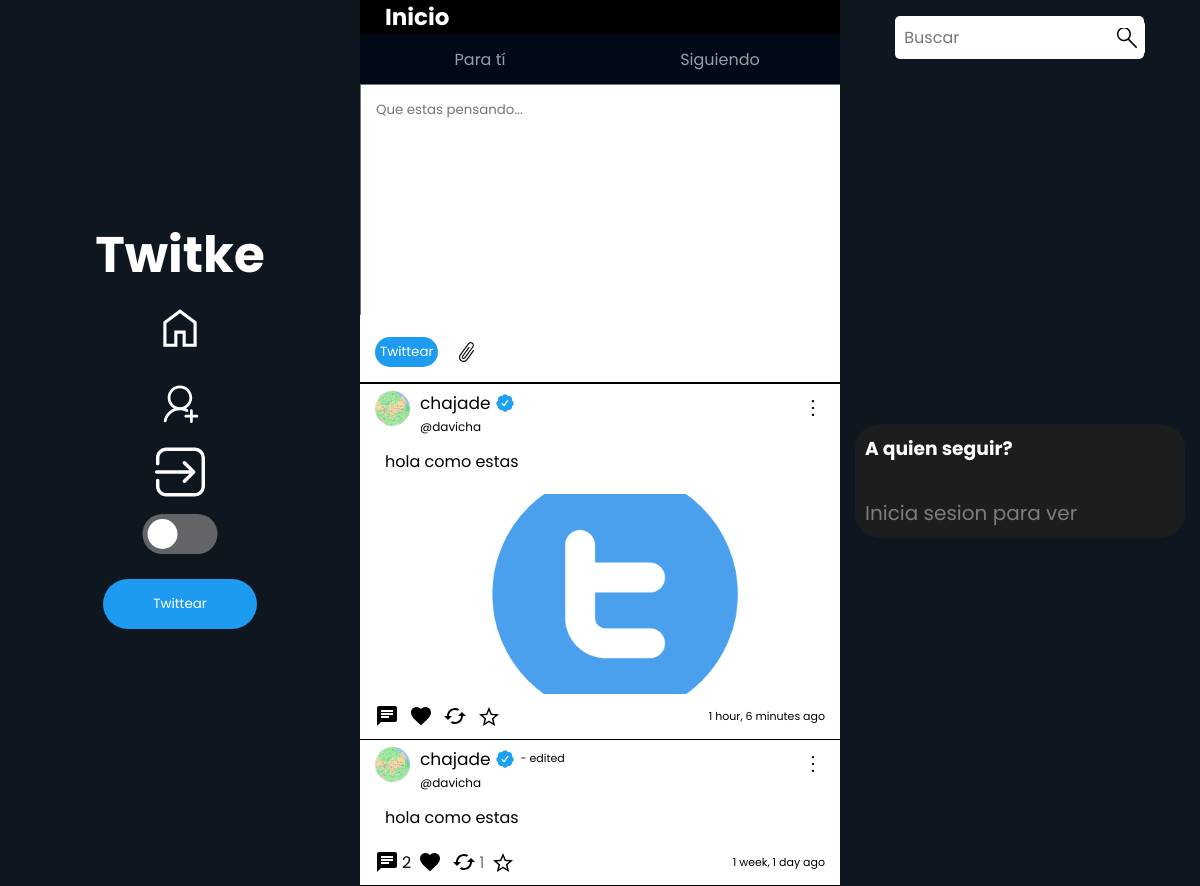
The page / on the database its author committed.
### tweet_profiles/models.py (models this page shows)
class Tweet_profile(models.Model):
    tweet = models.ForeignKey(Tweet, null=True, on_delete=models.CASCADE)
    profile = models.ForeignKey(Profiles, null=True, on_delete=models.CASCADE)
    retwitted_by = models.ManyToManyField(Profiles, related_name="retweet_users")
    likes_users = models.ManyToManyField(Profiles, related_name="likes_tweets")
    haveMultimedia = models.BooleanField(default=False)
    parent_tweet = models.ForeignKey('self', null=True, on_delete=models.CASCADE)

### profiles/models.py (models this page shows, shortened)
class Profiles(models.Model):
    user = models.ForeignKey(User, null=True, on_delete=models.CASCADE )
    atName = models.CharField(max_length=30, null=True, default="")
    keeps = models.ManyToManyField(Tweet, related_name='kept_by_profiles', blank=True)
    retweets = models.ManyToManyField(Tweet, related_name='retweets_by_profiles', blank=True)
    biography = models.TextField(max_length=250,  null=True, default="", blank=True)
    profileImage = models.ImageField(null=True, blank=True, upload_to='profileImages')
    profileBanner = models.ImageField(null=True, blank=True, upload_to='profileBanners')
    followers = models.IntegerField(default=0)
    followers_users = models.ManyToManyField('self', symmetrical=False, related_name="followage", blank=True)
    followed_users = models.ManyToManyField('self', symmetrical=False, related_name='following', blank=True)
    like_tweets = models.ManyToManyField(Tweet, related_name='liked', blank=True)
    birthday = models.DateField(null=True)
    webSite = models.CharField(null=True, max_length=100)
    created_at = models.DateTimeField(auto_now_add=True)
    is_verified = models.BooleanField(default=False)
    darkMode = models.BooleanField(default=False)
    strikes = models.IntegerField(default=3)
    banned = models.BooleanField(default=False)

### tweets/models.py (models this page shows)
class Tweet(models.Model):
    user = models.ForeignKey(User, null=True, on_delete=models.CASCADE)
    content = models.TextField(max_length=180)
    created_at = models.DateTimeField(auto_now_add=True)
    likes = models.IntegerField(default=0)
    retweets = models.IntegerField(default=0)
    edited = models.BooleanField(default=False)
    responses = models.IntegerField(null=True, default=0)

class TweetImage(models.Model):
    tweet = models.ForeignKey(Tweet, related_name='images', on_delete=models.CASCADE)
    image = models.FileField(null=True, blank=True, upload_to='tweetImages')
    video = models.FileField(null=True, blank=True, upload_to='tweetVideos')

### tweets/views.py (the view)
# urls.py: path('', views.globalFeed, name='globalFeed'),
def globalFeed(request):
    current_profile = ""
    search = request.GET.get("searchUser")
    foryou = request.GET.get("foryou")
    images = TweetImage.objects.all()
    if search:
        users = Profiles.objects.filter(username__icontains = search).all()
    else:
        users = Profiles.objects.all()
    if request.user.is_authenticated:
        current_profile = Profiles.objects.get(user__username = request.user.username)
        if current_profile.banned:
            return redirect('banned')
        followers = current_profile.followed_users.all()
        tweets = Tweet_profile.objects.filter(Q(profile__in=followers) | Q(retwitted_by__in = followers) | Q(profile=current_profile),  parent_tweet=None)
    else:
        tweets = Tweet_profile.objects.all().filter(parent_tweet = None)
    if str(foryou) == "":
        tweets = Tweet_profile.objects.all().filter(parent_tweet = None)
    context = {
        'form': forms.postTweet,
        'tweets': tweets,
        'users': users,
        'images': images
    }
    return render(request, 'globalFeed.html',context)

### tweets/context_processors.py (called while the page is built)
def random_users(request):
    random_users = []
    if request.user.is_authenticated:
        if request.user.is_authenticated:
            current_profile = Profiles.objects.get(user__username = request.user.username)
            random_users = Profiles.objects.exclude(id__in=current_profile.followed_users.values_list('id', flat=True)).exclude(id=request.user.id).order_by('?')[:5]
    return {'random': random_users}

def current_profile(request):
    current_profile = None
    darkmode = True
    if request.user.is_authenticated:
        current_profile = Profiles.objects.get(user__username=request.user.username)
    return {'current_profile': current_profile, 'darkMode': darkmode}

### tweets/templates/globalFeed.html (shortened to what this page needs)
{% extends 'base.html' %}  {% load static %}
    {% block content %}
    <link rel="stylesheet" href="{% static 'css/globalFeed.css' %}" />
    <link rel="stylesheet" href="{% static 'css/User.css' %}" />
    <div class="container-1">
        <h1 class="feedTitle" data-section="first-section" data-value="title">Inicio</h1>
        <div class="optionsFeed">
            <form action="" class="forYou">
                <button  id="buttonForYou" data-section="first-section" data-value="foryou">
                    Para tí
                </button>
            </form>
            <form action="{% url 'globalFeed' %}" class="follows">
                <button id="buttonSiguiendo" data-section="first-section" data-value="follow">
                    Siguiendo
                </button>
            </form>
        </div>
        {% if not buscado %}
            <form action="{% url 'postTweet' %}?return_url={{ request.path }}" method="POST" class="postTweetForm" enctype="multipart/form-data">
                <textarea data-section="first-section" data-value="placeholderArea" name="content" placeholder="Que estas pensando..." cols="27" rows="10" required="" id="id_content" spellcheck="false"></textarea>
                <div class="cosas" style="display: flex;  align-items: center;">
                    <button id="miBoton" onclick="desactivarBoton()"  data-section="navbar" data-value="buttonTweet">
                        Twittear
                    </button>
                    <label for="tweetImage" class="attachment"><img src="{% static 'img/attachment-pin-icon.svg' %}" alt="" style="width: 15px; display: flex;"></label>
                </div>
            </form>
        {% endif %}
    </div>
        <div class="tweets">
            {% for tweet in tweets %}
                {% include 'Tweet.html' %}
            {% endfor %}
        </div>
{% endblock content %}

### tweets/templates/Tweet.html (shortened to what this page needs)
{% load static %}
<a href="{% url 'tweetDetails' tweet.tweet.id %}" class="tweet">
    <div class="div-content" id="{{tweet.id}}">
        <div class="tweetHead">
            <div class="fotoPerfil">
                <form action="{% url 'myProfile' tweet.profile.user.id %}">
                    {% if tweet.profile.profileImage %}
                    <button><img src="{{tweet.profile.profileImage.url}} " alt="" class="fotito profilePhoto"></button>
                    {% endif %}
                </form>
                <form action="{% url 'myProfile' tweet.profile.user.id %}" class="formName">
                    <div class="username">
                        <button class="usernameTweet">{{tweet.tweet.user.username}}</button>
                        {% if tweet.profile.is_verified %}
                            <img src="{% static 'img/Twitter-Verified.svg' %}" alt="" style="width: 30px">
                        {% endif %}
                        {% if tweet.tweet.edited %}
                            <p>- edited</p>
                        {% endif %}
                    </div>
                    <p style="font-size: 12px">@{{tweet.profile.atName}}</p>
                </form>
            </div>
            <div class="tweetOptions" style="z-index: 0">
                <button  class="optionButtons" data="true"></button>
            </div>
        </div>
        <span class="tweetMessage">{{tweet.tweet.content}}</span>
        {% if tweet.tweet.images.all %}
        <div class="{% if tweet.tweet.images.all.count == 3 %} tresFotos {% elif tweet.tweet.images.all.count == 4 %} cuatroFotos {% endif %} fotos" style="{% if  tweet.tweet.images.all.count > 4 %} overflow-x: scroll; {% endif %}">
            {% for media in tweet.tweet.images.all %}
                {% if media.image %}
                <img src="{{ media.image.url }}" alt="Tweet Image"  class="foto" id="{{ media.image.url }}" style="{% if  tweet.tweet.images.all.count == 2 %} width: 50%; {% endif %}">
                {% elif media.video %}
                <video controls style="width: 100%; height: auto; border-radius: 10px;">
                    <source src="{{ media.video.url }}">
                </video>
                {% endif %}
            {% endfor %}
        </div>
        {% endif %}
        <div class="buttons">
            <div class="buttones">
                <div class="mensajes">
                    <button class="msgButton" id="{{tweet.tweet.id}}">
                        <svg class="msgSvg" xmlns="http://www.w3.org/2000/svg" height="24px" viewBox="0 0 24 24" width="24px" fill="#000000">
                            <path d="M0 0h24v24H0z" fill="none"/>
                            <path d="M20 2H4c-1.1 0-1.99.9-1.99 2L2 22l4-4h14c1.1 0 2-.9 2-2V4c0-1.1-.9-2-2-2zM6 9h12v2H6V9zm8 5H6v-2h8v2zm4-6H6V6h12v2z"/>
                        </svg>
                    </button>
                    {% if tweet.tweet.responses != 0 %}
                            <p class="msgCount">{{tweet.tweet.responses}}</p>
                    {% else %}
                            <p class="msgCount"></p>
                    {% endif %}
                </div>
                    <form action="{% url 'like' tweet.tweet.id %}" class="likeForm" id="likeForm">
                        <button class="likeBtn" onclick="{% if user.is_authenticated %} like(event, this) {% endif %}" tweet-id="{{tweet.tweet.id}}" >
                                <svg class="likeSvg" {% if current_profile in tweet.likes_users.all %}fill="red"{% endif %}  xmlns="http://www.w3.org/2000/svg" height="24px" viewBox="0 0 24 24" width="24px"><path  d="M0 0h24v24H0z" fill="none"/><path {% if current_profile in tweet.likes_users.all %}fill="red"{% endif %} d="M12 21.35l-1.45-1.32C5.4 15.36 2 12.28 2 8.5 2 5.42 4.42 3 7.5 3c1.74 0 3.41.81 4.5 2.09C13.09 3.81 14.76 3 16.5 3 19.58 3 22 5.42 22 8.5c0 3.78-3.4 6.86-8.55 11.54L12 21.35z"/></svg>
                        </button>
                    </form>
                    <form action="{% url 'retweet' tweet.tweet.id %}?next={{ request.path }}" class="retweetForm" id="retweetForm" style="display: flex; justify-content: center; align-items: center; ">
                        <button class="retweetBtn" onclick="{% if user.is_authenticated %} retweet(event, this) {% endif %}" tweet-id="{{tweet.tweet.id}}">
                            <svg class="retweetSvg" xmlns="http://www.w3.org/2000/svg" height="24px" viewBox="0 0 24 24" width="24px" {% if tweet.tweet in current_profile.retweets.all %}fill="green"{% else %}fill="black"{% endif %}><path d="M0 0h24v24H0z" fill="none"/><path  {% if tweet.tweet in current_profile.retweets.all %}fill="green"{% endif %} d="M19 8l-4 4h3c0 3.31-2.69 6-6 6-1.01 0-1.97-.25-2.8-.7l-1.46 1.46C8.97 19.54 10.43 20 12 20c4.42 0 8-3.58 8-8h3l-4-4zM6 12c0-3.31 2.69-6 6-6 1.01 0 1.97.25 2.8.7l1.46-1.46C15.03 4.46 13.57 4 12 4c-4.42 0-8 3.58-8 8H1l4 4 4-4H6z"/></svg>
                        </button>
                        {% if tweet.retwitted_by.all.count != 0 %}
                            <p class="retweetCount"  id="{{tweet.tweet.id}}"style="color: rgba(113, 118, 123, 1)">{{tweet.retwitted_by.all.count}}</p>
                        {% else %}
                            <p class="retweetCount"  id="{{tweet.tweet.id}}"></p>
                        {% endif %}
                    </form>
                    <form action="{% if tweet.tweet %}{% url 'keepTweets' tweet.tweet.id %}{% else %}{% url 'keepTweets' tweet.id %}{% endif %}" id="keepForm">
                        <button tweet-id="{{tweet.tweet.id}}" onclick="{% if user.is_authenticated %} favs(event, this) {% endif %}" class="keptButton">
                                <svg class="keepSvg saved" xmlns="http://www.w3.org/2000/svg" height="24px" viewBox="0 96 960 960" width="24px"><path {% if tweet.tweet in current_profile.keeps.all or tweet in current_profile.keeps.all %}fill="rgb(211, 165, 15)"{% endif %}d="m323 851 157-94 157 95-42-178 138-120-182-16-71-168-71 167-182 16 138 120-42 178Zm-90 125 65-281L80 506l288-25 112-265 112 265 288 25-218 189 65 281-247-149-247 149Zm247-355Z"/></svg>
                        </button>
                    </form>
                    <p class="timeAgo">{{tweet.tweet.created_at|timesince}} ago</p>
            </div>
        </div>
    </div>
</a>

### tweets/static/css/base.css (style rules this page uses)
* { margin: 0; padding: 0; font-family: 'Poppins', sans-serif; }
.usernameTweet { background-color: transparent; border: none; margin: 0; padding: 0; }

### tweets/static/css/globalFeed.css (style rules this page uses)
* { padding: 0; margin: 0; }
.container-1 { width: 100%; padding: 0; margin: 0; border-bottom: 1px solid black; }
.feedTitle { font-size: 23px; background-color: black; color: white; padding-left: 25px; }
.postTweetForm { width: 100%; }
.postTweetForm textarea { border-bottom: none; }
#id_content { width: 100%; outline: none; }
.postTweetForm button { color: white; cursor: pointer; border-radius: 20px; padding: 5px; border: none; background-color: rgb(29, 155, 240); position: relative; margin: 15px; }
.tweet { text-decoration: none; color: black; }
.tweets { display: flex; flex-direction: column-reverse; width: 40vw; }
.div-content { display: flex; flex-direction: column; margin: 0 10px 0 0; height: auto; padding-left: 15px; width: 100%; }
.div-content .usernameTweet { text-decoration: none; color: black; background-color: transparent; border: none; font-size: 17px; cursor: pointer; }
.tweetHead { display: flex; justify-content: space-between; }
.tweetHead button { margin-right: 30px; background-color: transparent; border: none; cursor: pointer; }
.tweetOptions button { position: relative; color: white; font-size: 15px; z-index: 1000000; }
.tweetHead svg { width: 24px; }
.buttons { display: flex; flex-direction: column; }
.buttones { display: flex; }
.fotos { display: flex; align-self: center; width: 80%; border-radius: 20px; margin: 0 auto; margin-top: 10px; overflow: hidden; }
.fotos img { width: 100%; height: 200px; object-fit:cover; justify-self:center; }
textarea { width: 34vw; resize: none; padding: 15px; }
.tweet { border-top: 1px solid black; }
.tweet:first-child { border-bottom: 1px solid black; }
.buttons button { background: transparent; border: none; padding: 10px 10px 5px 0; cursor: pointer; }
.likeForm { display: flex; align-items: center; }
.fotoPerfil { display: flex; gap: 10px; align-items: center; }
.fotoPerfil svg, .fotoPerfil button { width: 35px; }
.formName { font-size: 11px; gap: 20px; }
.optionsFeed { display: grid; place-items: center; grid-template-columns: repeat(2, 1fr); height: 50px; }
.optionsFeed form { width: 100%; height: 100%; }
.optionsFeed button { width: 100%; height: 100%; background-color: rgb(2, 9, 22); border: none; outline: none; cursor: pointer; font-size: 16px; color: rgb(153, 159, 165); transition: .3s ease background-color; }
.cosas { display: flex; align-items: center; }
.attachment { cursor: pointer; transition: background-color .3s ease; padding: 6px; border-radius: 50%; }
.tweetMessage { margin: 10px; padding-right: 20px; }
.retweetCount { transform: translateX(-7px); }
.mensajes { display: flex; align-items: center; justify-content: center; }
.mensajes .msgCount { transform: translateX(-7px); }
.username { display: flex; width: 100%; align-items: center; }
.usernameTweet { margin: 0; width: 100%; }
.timeAgo { font-size: 11px; align-self: center; margin-left: auto; padding-right: 30px; }
.fotito { width: 35px; height: 35px; border-radius: 50%; }
.fotito { margin: 0; }
.username p { font-size: 11px; }
.fotoPerfil button { width: auto; margin: 0; }

### rows shown on the page
Tweet_profile: profile.profileImage (picture), tweet.user.username "chajade", shows "- edited", profile.atName "davicha", tweet.content "hola como estas", tweet.responses "2", retwitted_by.all.count "1", tweet.created_at "1 week, 1 day"
Tweet_profile: profile.profileImage (picture), tweet.user.username "chajade", profile.atName "davicha", tweet.content "hola como estas", tweet.created_at "1 hour, 6 minutes"
TweetImage: image (picture)
